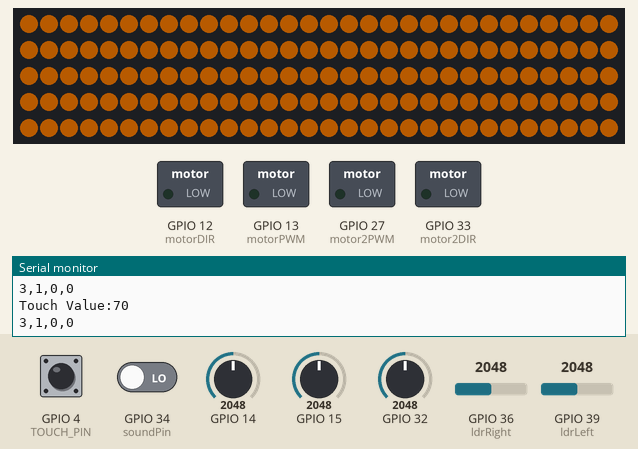
Simulated run of this sketch. Board: ESP32. On the bench: 150 RGB LEDs in strip order, left to right, continuing on the next row, switched loads named in the sketch (green lamp = pin HIGH), the last lines printed to the serial monitor. Inputs (shaded band) come from the test bench; at power-on: GPIO 34 (soundPin) LOW, GPIO 4 (TOUCH_PIN) HIGH, GPIO 14 = 2048, GPIO 15 = 2048, GPIO 32 = 2048, GPIO 36 (ldrRight) = 2048, GPIO 39 (ldrLeft) = 2048. Dim RGB values are drawn brighter than linear.

Above: at 1.2 s.
1.3 s: GPIO 34 (soundPin) driven HIGH
4.3 s: GPIO 34 (soundPin) driven LOW
At 5.4 s:
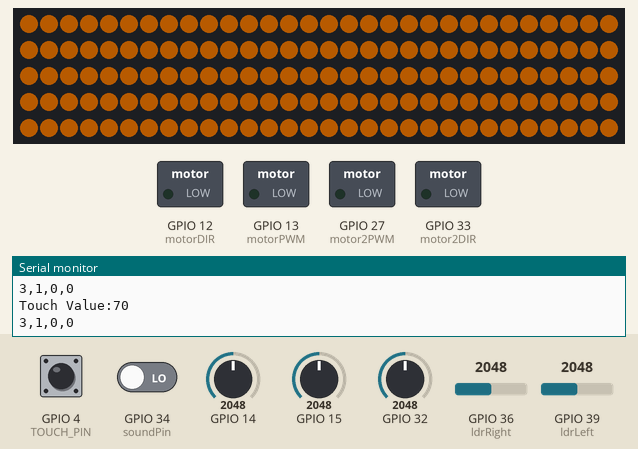
5.8 s: GPIO 34 (soundPin) driven HIGH
At 13.8 s:
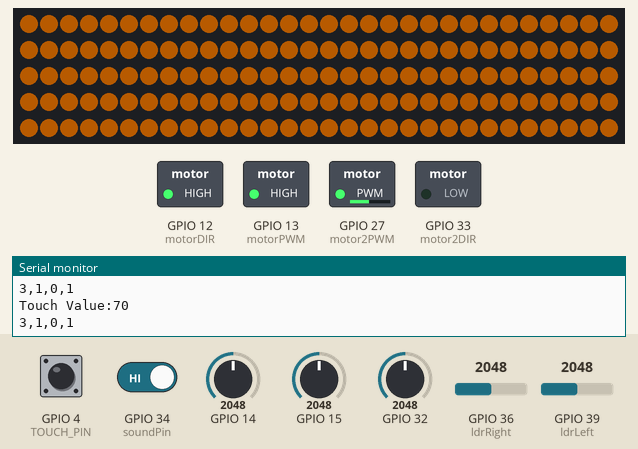
Timing chart, 0 to 14.8 s (numbered marks = the images above; inputs shaded):
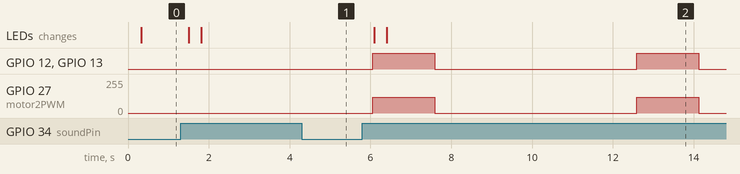

Measured:
- after the input at 4.3 s, GPIO 12 (motorDIR), GPIO 13 (motorPWM): stays LOW (without the input it goes to HIGH after 0.72 s); GPIO 27 (motor2PWM): stays 0/255 (without the input it goes to 120/255 after 0.72 s)
- after the input at 5.8 s, GPIO 12 (motorDIR), GPIO 13 (motorPWM): alternates HIGH for 1.5 s and LOW for 5.0 s, starting after 0.26 s; GPIO 27 (motor2PWM): alternates 120/255 for 1.5 s and 0/255 for 5.0 s, starting after 0.26 s; the LEDs: first change after 0.29 s (image 2 shows a later state)

The sketch:

combined_water_sensors.ino
```cpp
/*
 * Combined Water Interaction Sensors for Unity
 * Output Format: [WaterLevel],[IsTouching],[IsGrounding],[IsBlowing]
 *
 * CALIBRATION FOR NOISY ENVIRONMENTS:
 * 1. Upload this sketch and open Serial Monitor (115200 baud)
 * 2. Uncomment the DEBUG_SOUND line below to see raw sensor values
 * 3. Note the ambient noise levels in your room
 * 4. Set SOUND_THRESHOLD to ~500-1000 above ambient noise
 * 5. Test blowing - adjust threshold and duration as needed
 * 6. Re-comment DEBUG_SOUND and re-upload for production
 */

// Uncomment to see sound sensor values for calibration
//#define DEBUG_SOUND

#include <FastLED.h>

#define LED_PIN         26
#define NUM_LEDS        150
#define BRIGHTNESS      100

#define TOUCH_PIN       4
#define TOUCH_THRESHOLD 360

CRGB leds[NUM_LEDS];

unsigned long lastLedUpdate = 0;
unsigned long lastSerialUpdate = 0;
const unsigned long LED_UPDATE_INTERVAL = 20;    // Update LEDs every 20ms
const unsigned long SERIAL_UPDATE_INTERVAL = 200; // Send data every 200ms

// ====== WATER LEVEL SENSORS ======
const int sensorLow  = 14;
const int sensorMid  = 32;
const int sensorHigh = 15;

const int threshold = 4050;

int isTriggered(int pin){
  int value = analogRead(pin);
  return (value < threshold);  // true if water detected
}

// ====== CAPACITIVE TOUCH SENSOR ======

// Rainbow cycling
uint8_t hue = 0;

// Pulse brightness
uint8_t pulseBrightness = 0;
int pulseDirection = 1;

// ====== GROUNDING SENSORS (LDRs) ======
const int ldrLeft  = 39;
const int ldrRight = 36;
const int DARK_THRESHOLD = 30;  // Calibrate as needed to esnure LDRs are covered

// ================= MOTOR =================
const int motorDIR = 12;
const int motorPWM = 13;

const int motor2DIR = 33;
const int motor2PWM = 27;

// Motor State
const unsigned int MOTOR_RUNTIME = 1500;
unsigned long motorStartTime = 0;
bool motorActive = false;

// ====== SOUND SENSOR (BLOWING) ======
// Using DIGITAL output (DO pin)
// Sensor outputs:
// HIGH (1) = idle / no blow
// LOW  (0) = sound detected
const int soundPin = 34;

const int BLOW_DURATION_MS = 120;
const int SOUND_WINDOW_MS = 200;

unsigned long soundWindowStart = 0;
int soundHighCount = 0;
int soundSampleCount = 0;

bool stableBlowing = false;
bool isBlowing = false;

bool previousTouchState = false;
bool previousTouchReading = false;
bool stableTouchState = false;

bool previousBlowState = false;

unsigned long groundingStartTime = 0;
bool groundingActive = false;

const unsigned long GROUNDING_ANIMATION_TIME = 5000; // 5 seconds

bool groundingLatched = false;

unsigned long touchChangeTime = 0;
const unsigned long TOUCH_DEBOUNCE_MS = 200;
// Blow detection timing
unsigned long blowStartTime = 0;
bool blowDetected = false;

const unsigned long MOTOR_COOLDOWN = 5000; // 5 seconds
unsigned long lastMotorStopTime = 0;

void setup() {
  Serial.begin(115200);

  //Touch sensor
  FastLED.addLeds<WS2812B, LED_PIN, GRB>(leds, NUM_LEDS);
    FastLED.setBrightness(BRIGHTNESS);

    FastLED.clear();
    FastLED.show();

  // Sound sensors
  pinMode(soundPin, INPUT);

  // Motor
  pinMode(motorDIR, OUTPUT);
  pinMode(motorPWM, OUTPUT);
  pinMode(motor2DIR, OUTPUT);
  pinMode(motor2PWM, OUTPUT);

  digitalWrite(motorDIR, LOW);
  analogWrite(motorPWM, 0);
  digitalWrite(motor2DIR, LOW);
  analogWrite(motor2PWM, 0);
}

void loop() {
  // ====== DECLARE CURRENT TIME FIRST ======
  unsigned long currentTime = millis();  // MOVED TO TOP!

  // ====== READ WATER LEVEL (0-3) ======
  // Sensors use inverted logic (NPN pulls LOW when active)
  bool low  = isTriggered(sensorLow);
  bool mid  = isTriggered(sensorMid);
  bool high = isTriggered(sensorHigh);

  int waterLevel;
  if (high)      waterLevel = 3;
  else if (mid)  waterLevel = 2;
  else if (low)  waterLevel = 1;
  else           waterLevel = 0;

  // ====== READ TOUCH SENSOR (0 or 1) ======
  int touchValue = touchRead(TOUCH_PIN);
  bool rawTouch = (touchValue < TOUCH_THRESHOLD);

  // Detect change
  if (rawTouch != previousTouchReading) {
      touchChangeTime = currentTime;
  }

  // If stable for long enough, accept new state
  if ((currentTime - touchChangeTime) > TOUCH_DEBOUNCE_MS) {
      stableTouchState = rawTouch;
  }

  previousTouchReading = rawTouch;

  int isTouching = stableTouchState ? 1 : 0;

  // ====== READ GROUNDING SENSORS (0 or 1) ======
  int leftValue  = analogRead(ldrLeft);
  int rightValue = analogRead(ldrRight);
  bool isGrounding = (leftValue < DARK_THRESHOLD) && (rightValue < DARK_THRESHOLD) ? 1 : 0;

  // ====== SOUND SENSOR ======
  int rawSound = digitalRead(soundPin);

  // start window
  if (soundWindowStart == 0) {
    soundWindowStart = currentTime;
  }

  soundSampleCount++;

  // count highs in window
  if (rawSound == HIGH) {
    soundHighCount++;
  }

  // end window → evaluate
  if (currentTime - soundWindowStart >= SOUND_WINDOW_MS) {

    float ratio = (float)soundHighCount / soundSampleCount;

    stableBlowing = (ratio > 0.7);

    // reset window
    soundWindowStart = currentTime;
    soundHighCount = 0;
    soundSampleCount = 0;
  }

  isBlowing = stableBlowing ? 1 : 0;

// ===== MOTOR CONTROL WITH COOLDOWN =====

// Can only trigger if:
// 1. blowing detected
// 2. motor not already active
// 3. cooldown finished
bool cooldownFinished = (currentTime - lastMotorStopTime >= MOTOR_COOLDOWN);

if (isBlowing == 1 && !motorActive && cooldownFinished) {

    digitalWrite(motorDIR, HIGH);
    analogWrite(motorPWM, 255);

    digitalWrite(motor2DIR, LOW);
    analogWrite(motor2PWM, 120);

    motorStartTime = currentTime;
    motorActive = true;

    Serial.println("Motor START");

}

// Stop motor after runtime
if (motorActive && (currentTime - motorStartTime >= MOTOR_RUNTIME)) {

    digitalWrite(motorDIR, LOW);
    analogWrite(motorPWM, 0);

    digitalWrite(motor2DIR, LOW);
    analogWrite(motor2PWM, 0);

    motorActive = false;

    // Start cooldown timer
    lastMotorStopTime = currentTime;

    Serial.println("Motor STOP -> Cooldown started");
}

bool blowStarted = (isBlowing == 1 && !previousBlowState);

if (blowStarted) {

    // ONLY triggers once per blowing event
    FastLED.clear(true);
    FastLED.show();

    // Optional: reset states so system restarts cleanly
    groundingLatched = false;
    groundingStartTime = 0;

} else {

if (isGrounding && !groundingLatched) {

    // Start timing (only once)
    if (groundingStartTime == 0) {
        groundingStartTime = currentTime;
    }

    float progress = (float)(currentTime - groundingStartTime) / 5000.0;

    // If completed → latch ON permanently
    if (progress >= 1.0) {
        groundingLatched = true;
        progress = 1.0;
    }

    int litLEDs = progress * NUM_LEDS;

    for (int i = 0; i < NUM_LEDS; i++) {
        if (i < litLEDs) {
            leds[i] = CHSV(0, 0, 255); // white
        } else {
            leds[i] = CRGB::Black;
        }
    }

    FastLED.show();

} else {

    // ❗ RESET if grounding stops BEFORE latch
    if (!groundingLatched) {
        groundingStartTime = 0;

        FastLED.clear(true);
    }

    // After latch → stay ON permanently
    if (groundingLatched) {
        for (int i = 0; i < NUM_LEDS; i++) {
            leds[i] = CHSV(0, 0, 255);
        }
        FastLED.show();
    }

    // Normal touch only if not latched
    if (!groundingLatched) {

        if (isTouching) {

            if (!previousTouchState) {
                hue += 32;
            }

            for (int i = 0; i < NUM_LEDS; i++) {
                leds[i] = CHSV(hue, 255, 255);
            }

            FastLED.show();

        }
    }

    previousTouchState = isTouching;
  }
}

previousBlowState = isBlowing;

  if (currentTime - lastSerialUpdate >= SERIAL_UPDATE_INTERVAL) {
    lastSerialUpdate = currentTime;

#ifdef DEBUG_SOUND
    Serial.print("Sound: ");
    Serial.print(digitalRead(soundPin));
    Serial.print(" | Blowing: ");
    Serial.println(isBlowing);
#endif

    /*Serial.print("Motor PWR: ");
    Serial.print(motorPWM);
    Serial.print(" Motor Activity: ");
    Serial.println(motorActive);*/

    /*Serial.print("Left LDR:");
    Serial.print(leftValue);
    Serial.print("Right LDR:");
    Serial.println(rightValue);*/

    Serial.print("Touch Value:");
    Serial.println(touchValue);

    /*Serial.print("Low: ");
    Serial.print(analogRead(sensorLow));
    Serial.print(" Mid: ");
    Serial.print(analogRead(sensorMid));
    Serial.print(" High: ");
    Serial.println(analogRead(sensorHigh));*/

    /*Serial.print("Motor Active:");
    Serial.println(motorActive);
    Serial.print("Motor Cooldown: ");
    Serial.println(cooldownFinished);*/


    //Serial.println(rawSound);

    // ====== SEND DATA TO UNITY ======
    // Format: [WaterLevel],[IsTouching],[IsGrounding],[IsBlowing]
    Serial.print(waterLevel);
    Serial.print(",");
    Serial.print(isTouching);
    Serial.print(",");
    Serial.print(isGrounding);
    Serial.print(",");
    Serial.println(isBlowing);
  }

  delay(25);  // Sampling rate - adjust as needed
}
```
